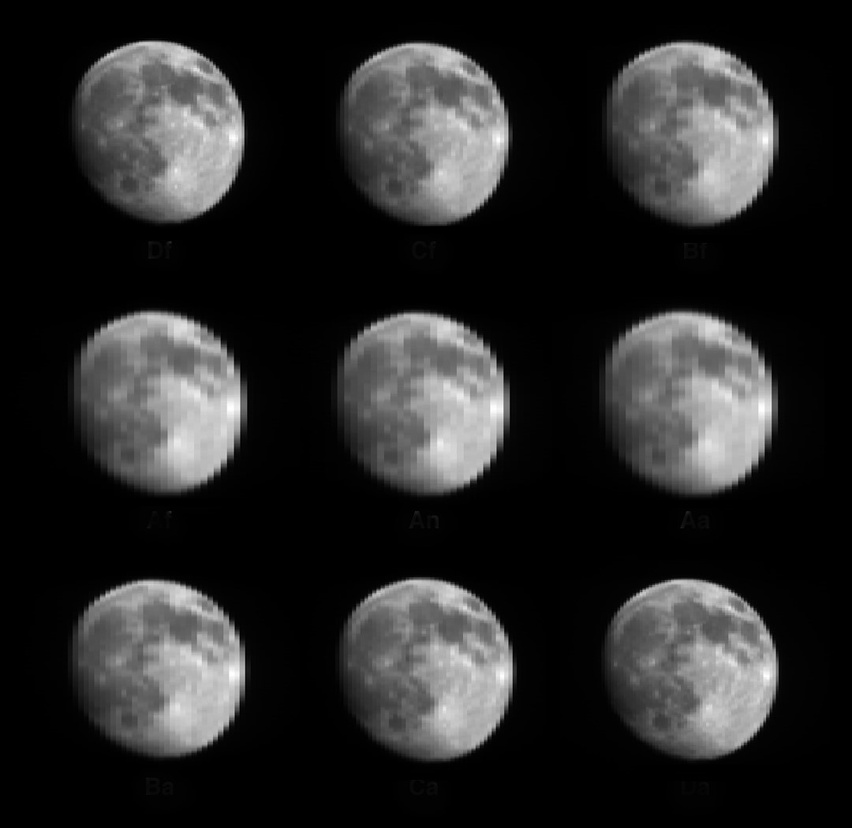
#> input picture Computer Vision Libraries/moon.jpeg, 852 x 828 px, shrunk from 1080 x 1050 before the run
$ python quiz1.py
#> lines starting #> are read from the running program, lines starting #| are printed output that depends on the picture; after the words box and inside, x2 and y2 are one past the last pixel; in counts of white or black regions, pixels touching at a corner belong together
import numpy as np
import imageio as io
import matplotlib.pyplot as plt
import cv2 as cv

img=cv.imread('moon.jpeg',0)
#> img is the input picture: shape (828, 852); min 0, max 255, mean 41.7
plt.imshow(img,cmap="gray")
plt.show()
plt.close()

img_b=np.zeros(img.shape,dtype=np.uint8)

thresh=30

Ret,img_b1=cv.threshold(img,thresh,255,cv.THRESH_BINARY)
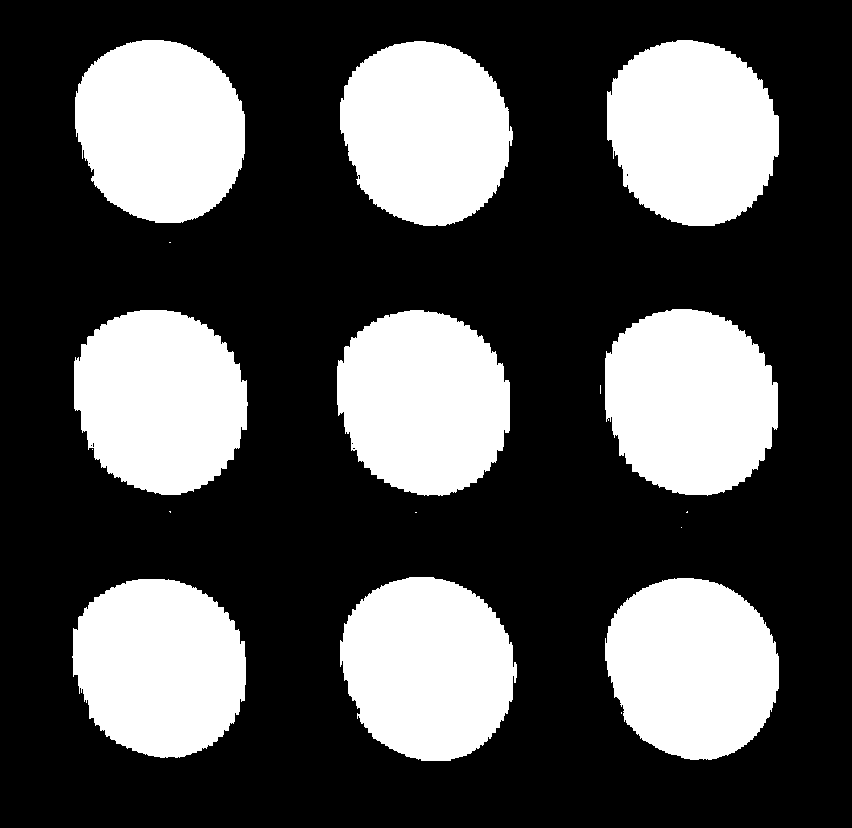
#> img_b1: shape (828, 852); 32% white; 17 white regions (8 under 20 px), largest, box (x1, y1, x2, y2) and area: (605, 309, 778, 496) 25700, (337, 310, 510, 496) 25342, (74, 310, 248, 495) 25274
#> Ret = 30
height,width=img.shape
#> height = 828; width = 852
result=np.zeros((height,width,3),np.uint8)
result[:,:,0]=img[:][:]
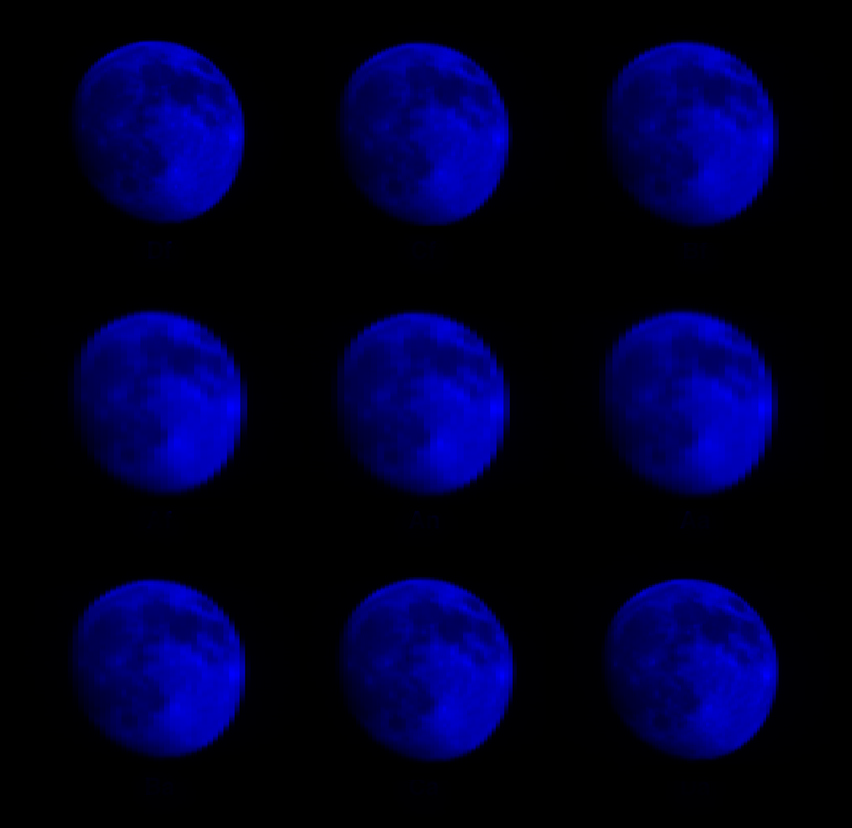
#> result: shape (828, 852, 3); mean of channels 0, 1, 2 41.7, 0, 0; drawn as B, G, R
result[:,:,1]=img[:][:]
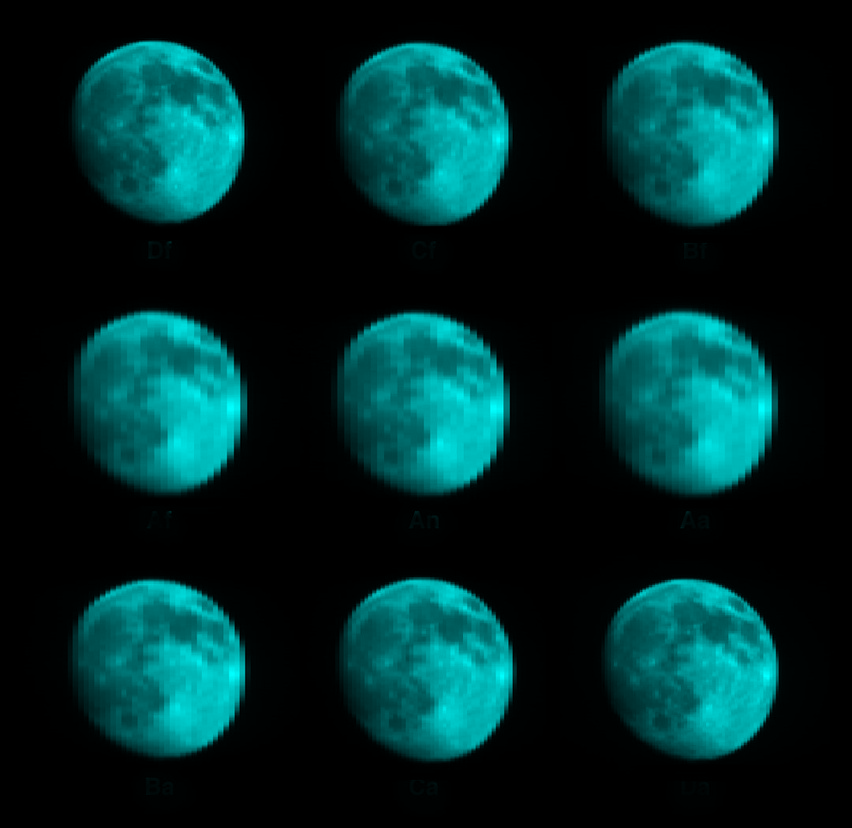
#> result: shape (828, 852, 3); mean of channels 0, 1, 2 41.7, 41.7, 0; drawn as B, G, R
result[:,:,2]=img[:][:]

for i in range(height):
    for j in range(width):
        if (img[i,j]<thresh+20 and img[i,j]>thresh-20):
            result[i][j][0]=255
            result[i][j][1]=0
            result[i][j][2]=0
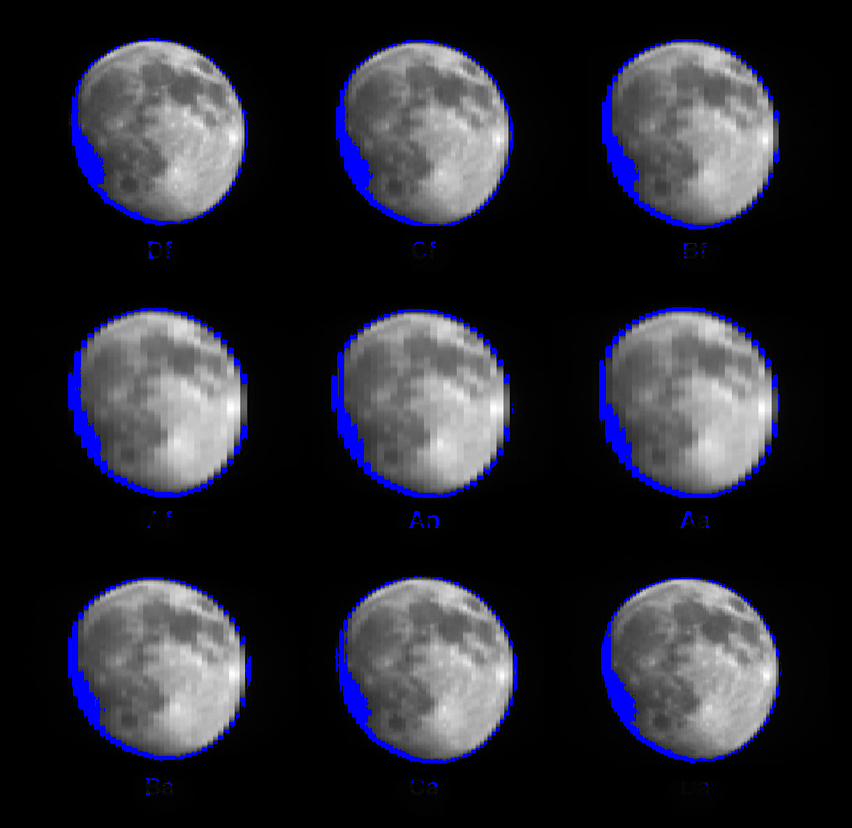
#> result: shape (828, 852, 3); 3.54% of pixels changed, all inside (x1, y1, x2, y2) = (68, 38, 782, 795); drawn as B, G, R


plt.imshow(img,cmap="gray")
plt.show()
plt.close()

plt.imshow(result,cmap="gray")
plt.show()
plt.close()
